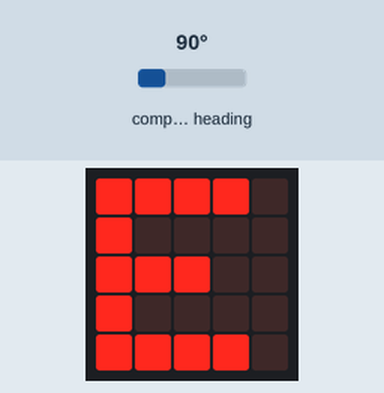
A program run on a simulated BBC micro:bit (MakeCode). On the bench: the board's 5×5 LED display. The inputs (shaded band) are chosen by the test bench; at power-on: compass heading 90°. The compass is already calibrated.

Above: at 1.2 s.
1.3 s: compass heading set to 49°
2.8 s: compass heading set to 41°
At 3.5 s:
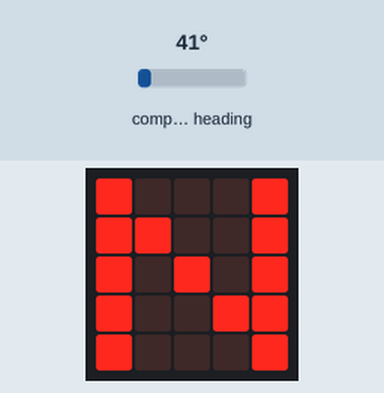
4.5 s: compass heading set to 180°
At 5.7 s:
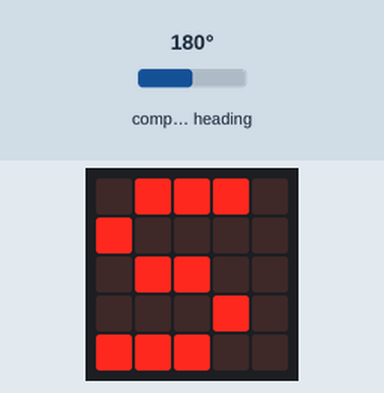
6.1 s: compass heading set to 219°
7.6 s: compass heading set to 229°
At 8.2 s:
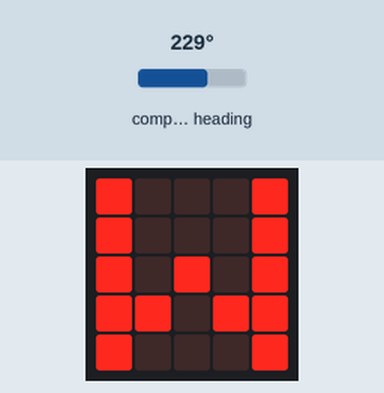
9.1 s: compass heading set to 7°
At 9.7 s:
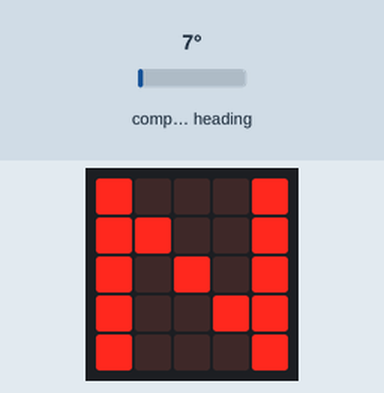
Timing chart, 0 to 11.7 s (numbered marks = the images above; inputs shaded):
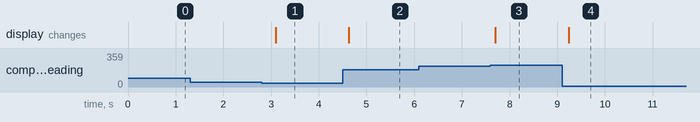

Measured:
- the behaviour switches between 45 and 44° on compass heading (found by bisection; images 0 and 1)
- the behaviour switches between 225 and 226° on compass heading (found by bisection; images 2 and 3)
- after the input at 1.3 s, every drawn part: stays the same
- after the input at 2.8 s, the display: changes after 0.30 s (image 1)
- after the input at 4.5 s, the display: changes after 0.13 s (image 2)
- after the input at 6.1 s, every drawn part: stays the same
- after the input at 7.6 s, the display: changes after 0.10 s (image 3)
- after the input at 9.1 s, the display: changes after 0.14 s (image 4)

The program:

main.ts
```typescript
basic.forever(function () {
    if (input.compassHeading() < 45 || input.compassHeading() > 315) {
        basic.showString("N")
    }
    if (input.compassHeading() < 135 && input.compassHeading() > 45) {
        basic.showString("E")
    }
    if (input.compassHeading() < 225 && input.compassHeading() > 135) {
        basic.showString("S")
    }
    if (input.compassHeading() < 315 && input.compassHeading() > 225) {
        basic.showString("W")
    }
})
```

test.ts
```typescript
// aquí va el archivo "tests"; esto no se compilará cuando este paquete se utilice como una extensión.
```
